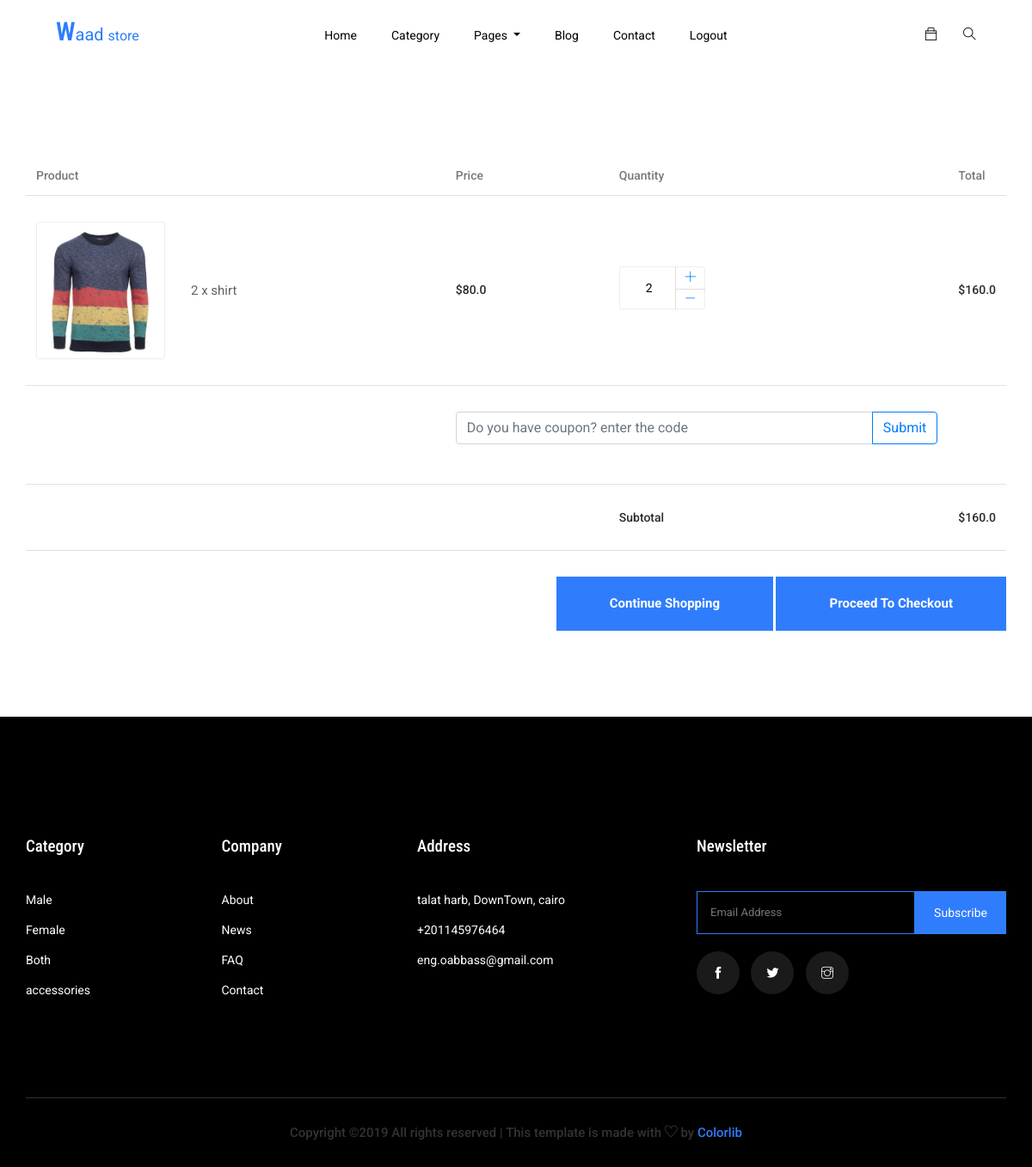
The page /cart_summry/ (signed in) on the database its author committed.
### main/models.py (models this page shows, shortened)
class OrederItem(models.Model):
    user = models.ForeignKey(User, on_delete=models.CASCADE)
    item = models.ForeignKey(Item, on_delete=models.CASCADE)
    quantity = models.IntegerField(default=1)
    ordered   = models.BooleanField(default=False)
    def get_total_price(self):
        return self.quantity * self.item.new_price

class Item(models.Model):
    title = models.CharField(max_length = 23)
    new_price = models.FloatField()
    old_price = models.FloatField(blank=True, null=True)
    image = models.ImageField()
    description = models.TextField()
    for_who = models.CharField(max_length = 1, choices= FOR_WHO_CHOISE)
    category = models.CharField(max_length = 1, choices= CATEGORY_CHOISE)
    stock = models.IntegerField()
    new_arrival = models.BooleanField()
    size = models.CharField(max_length = 23,)
    width = models.FloatField()
    height = models.FloatField()
    weight = models.IntegerField()
    quality_checking = models.CharField(max_length = 3, choices= QUALITY_CHOISE )
    code = models.CharField(max_length = 23, unique=True)
    slug = models.SlugField(unique=True, allow_unicode=True)
    created_at = models.DateTimeField(auto_now_add=True)
    update_at = models.DateTimeField(default = timezone.now)

class Order(models.Model):
    user  = models.ForeignKey(User, on_delete=models.CASCADE)
    items = models.ManyToManyField(OrederItem )
    ref_code = models.CharField(max_length=20)
    ordered  = models.BooleanField(default=False)
    created_at = models.DateTimeField(auto_now_add=True)
    ordered_at = models.DateTimeField(default = timezone.now)
    shipping_address = models.ForeignKey('Address', related_name="shipping_address",
                                        on_delete=models.SET_NULL, blank=True, null=True)
    billing_address  = models.ForeignKey('Address', related_name="billing_address",
                                        on_delete=models.SET_NULL, blank=True, null=True)
    coupon = models.ForeignKey('Coupon', on_delete=models.CASCADE, blank=True, null=True)
    in_way   = models.BooleanField(default=False)
    received = models.BooleanField(default=False)
    refund_requested = models.BooleanField(default=False)
    refund_granted   = models.BooleanField(default=False)
    def get_Subtotal(self):
        total = 0
        for item_order in self.items.all():
            total += item_order.get_total_price()
        return total

### main/views.py (the view)
# urls.py: path('cart_summry/', views.CartView.as_view(), name = 'cart_summry'),
class CartView(LoginRequiredMixin, View):
    def get(self, *args, **kwargs):
        try:
            order = Order.objects.get(user= self.request.user,
                                            ordered=False)
            coupon_form = CouponForm()
            context = {'object':order,
                        'coupon':coupon_form}
            return render(self.request, 'main/cart.html', context)
        except ObjectDoesNotExist:
            messages.error(self.request, 'Sorry you not ordered yet')
            return redirect('main:item_list')

### main/forms.py
class CouponForm(forms.Form):
    code = forms.CharField(widget=forms.TextInput(attrs={
                            'class':'form-control',
                            'placeholder':'Do you have coupon? enter the code',
                            'aria-label':"Recipient's username",
                            'aria-describedby':"button-addon2"
    }))

### main/templates/main/cart.html (shortened to what this page needs)
{% extends "base.html" %}
{% load static %}
{% block extra_link %}
<link rel="stylesheet" href="{% static 'css/nice-select.css' %}">
<link rel="stylesheet" href="{% static 'css/price_rangs.css' %}">
{% endblock %}
{% block body_content %}
  <section class="cart_area section_padding">
    <div class="container">
      <div class="cart_inner">
        <div class="table-responsive">
          <table class="table">
            <thead>
              <tr>
                <th scope="col">Product</th>
                <th scope="col">Price</th>
                <th scope="col">Quantity</th>
                <th scope="col">Total</th>
              </tr>
            </thead>
            <tbody>
              {% for order_item in object.items.all %}
              <tr>
                <td>
                  <div class="media">
                    <div class="d-flex">
                      <img src="{{order_item.item.image.url}}" alt="" />
                    </div>
                    <div class="media-body">
                      <p>{{order_item.quantity}} x {{order_item.item.title}}</p>
                    </div>
                  </div>
                </td>
                <td>
                  <h5>${{order_item.item.new_price}}</h5>
                </td>
                <td>
                  <div class="product_count">
                    <a href="{% url 'main:remove_single_item' order_item.item.slug %}" class="input-number-decrement"> <i class="ti-minus"></i></a>
                    <input class="input-number" type="text" value="{{order_item.quantity}}">
                    <a href="{% url 'main:add_item' order_item.item.slug %}" class="input-number-increment"> <i class="ti-plus"></i></a>
                  </div>
                </td>
                <td>
                  <h5>${{order_item.get_total_price}}</h5>
                </td>
              </tr>
              {% endfor %}
              <tr class="bottom_button">
                <td></td>
                <td colspan="2">
                    <form action="{% url 'main:add_coupon' %}" method="post">
                    <div class="input-group mb-3">
                    {{coupon.code}}
                    <div class="input-group-append">
                      <button class="btn btn-outline-primary" type="Submit" id="button-addon2">Submit</button>
                    </div>
                  </div>
                  </form>
                </td>
                <td></td>
              </tr>
              <tr>
                <td></td>
                <td></td>
                <td>
                  <h5>Subtotal</h5>
                </td>
                <td>
                  <h5>${{object.get_Subtotal}}</h5>
                </td>
              </tr>
            </tbody>
          </table>
          <div class="checkout_btn_inner float-right">
            <a class="btn_1" href="{% url 'main:home' %}">Continue Shopping</a>
            <a class="btn_1 checkout_btn_1" href="{% url 'main:checkout' %}">Proceed to checkout</a>
          </div>
        </div>
      </div>
  </section>
  {% endblock %}

### rows shown on the page
OrederItem: item.image (picture), quantity "2", item "shirt", item.new_price "80.0", get_total_price "160.0"
Order: get_Subtotal "160.0"
